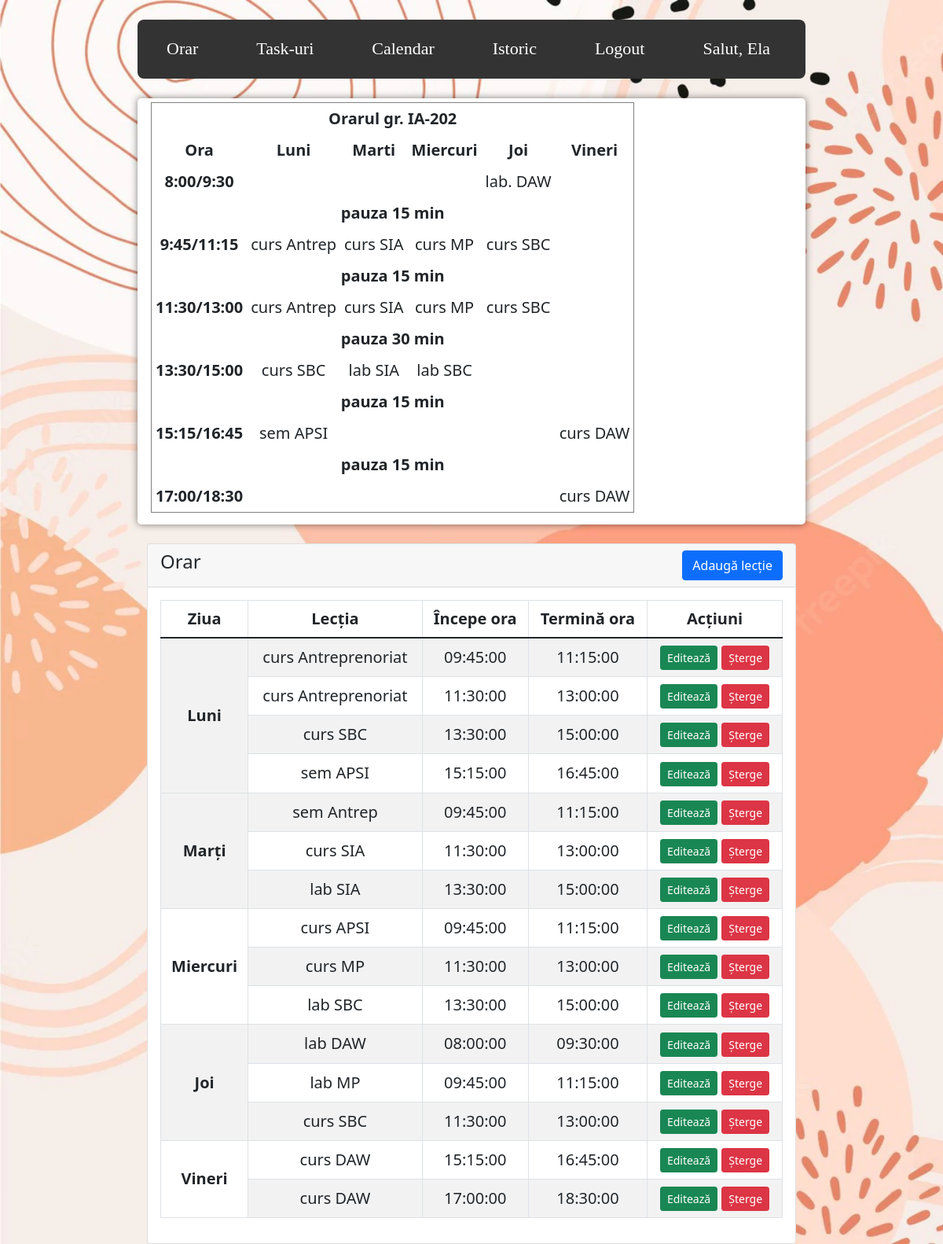
The app's page /log_reg/php/home.php (signed in) with its own data.
### tables this page shows
CREATE TABLE `lectii` (
  `id_lectie` int(11) NOT NULL,
  `ziua` varchar(255) NOT NULL,
  `lectia` varchar(255) NOT NULL,
  `start_hour` time NOT NULL,
  `end_hour` time NOT NULL
);

### log_reg/php/home.php (the view, shortened to what this page needs)
<?php
require '../../php/conectare.php';
if (isset($_SESSION['id']) && isset($_SESSION['user_name'])) {
 ?>
<!DOCTYPE html>
<html lang="en">
<head>
    <link href="../stylee.css" rel="stylesheet">
    <link href="https://cdn.jsdelivr.net/npm/bootstrap@5.1.3/dist/css/bootstrap.min.css" rel="stylesheet">
</head>
<body >
<?php require 'navbar.php'; ?>
  <div id="content2" >
    <div id="content" >
    <table  border=1 cellspacing="0" >
        <tr>
         <th colspan="6"> Orarul gr. IA-202</th>
        </tr>
        <tr>
         <th> Ora </th>
         <th> Luni </th>
         <th> Marti </th>
         <th> Miercuri </th>
         <th> Joi</th>
         <th> Vineri </th>
        </tr>
        <tr>
         <th> 8:00/9:30 </th>
         <td>  </td>
         <td> </td>
         <td></td>
         <td> lab. DAW </td>
         <td> </td>
        </tr>
        <tr>
            <th colspan="6"> pauza 15 min </th>
        </tr>
        <tr>
         <th> 9:45/11:15 </th>
         <td> curs Antrep </td>
         <td> curs SIA</td>
         <td> curs MP</td>
         <td> curs SBC </td>
         <td> </td>
        </tr>
        <tr>
            <th colspan="6"> pauza 15 min </th>
        </tr>
           <tr>
            <th> 11:30/13:00 </th>
            <td>curs Antrep</td>
            <td>curs SIA</td>
            <td>curs MP</td>
            <td>curs SBC</td>
            <td></td>
           </tr>
           <tr>
            <th colspan="6"> pauza 30 min </th>
           </tr>
           <tr>
            <th> 13:30/15:00 </th>
            <td>curs SBC</td>
            <td>lab SIA</td>
            <td>lab SBC</td>
            <td></td>
            <td></td>
           </tr>
           <tr>
            <th colspan="6"> pauza 15 min </th>
           </tr>
           <tr>
            <th> 15:15/16:45 </th>
            <td>sem APSI</td>
            <td></td>
            <td></td>
            <td></td>
            <td>curs DAW</td>
           </tr>
           <tr>
            <th colspan="6"> pauza 15 min </th>
           </tr>
           <tr>
            <th> 17:00/18:30 </th>
            <td></td>
            <td></td>
            <td></td>
            <td></td>
            <td> curs DAW</td>
           </tr>
        </table>
    </div>
 <div>
<div class="container mt-4">
<div class="row">
    <div class="col-md-12">
        <div class="card">
            <div class="card-header">
                <h4>Orar
                    <a href="../../crud/lectie-create.php" class="btn btn-primary float-end">Adaugă lecție</a>
                </h4>
            </div>
            <div class="card-body">
                <table cellspacing="2" style="vertical-align: middle;" class="table table-bordered table-striped">
                    <thead >
                        <tr>
                            <th>Ziua</th>
                            <th>Lecția</th>
                            <th>Începe ora</th>
                            <th>Termină ora</th>
                            <th>Acțiuni</th>
                        </tr>
                    </thead>
                    <tbody >
                        <?php
                            $zi=array("Luni", "Marți", "Miercuri", "Joi", "Vineri", "Sâmbătă", "Duminică");
                            for ($x = 0; $x < 7; $x++) {
                                $query = "SELECT * FROM lectii WHERE ziua = '$zi[$x]' ORDER BY start_hour;";
                                $query_run = mysqli_query($conn, $query);
                                $rowcount = mysqli_num_rows($query_run);
                                echo'
                                 <td style="font-weight:bold; " rowspan= "' .$rowcount;
                                 if ($rowcount==0) {continue;}
                                 echo ' " > '.$zi[$x]; echo '</td> ' ?> <?php
                                if(mysqli_num_rows($query_run) > 0)
                                {
                                    foreach($query_run as $lectii)
                                    {
                                        ?>
                                            <td><?= $lectii['lectia']; ?></td>
                                            <td><?= $lectii['start_hour']; ?></td>
                                            <td><?= $lectii['end_hour']; ?></td>
                                            <td>
                                                <a href="../../crud/lectie-edit.php?id_lectie=<?= $lectii['id_lectie']; ?>" class="btn btn-success btn-sm">Editează</a>
                                                <form action="../../crud/code.php" method="POST" class="d-inline">
                                                    <button type="submit" name="delete_lectie" value="<?=$lectii['id_lectie'];?>" class="btn btn-danger btn-sm">Șterge</button>
                                                </form>
                                            </td>
                                        <?php
                                    }
                                }
                                else
                                {
                                    echo "<h5> Nu au fost găsite înregistrări </h5>";
                                }
                            }
                        ?>
 </div>
</div>
</body>
</html>
<?php
}else{
     header("Location: index.php");
     exit();
}
 ?>

### log_reg/stylee.css (style rules this page uses)
body { background-image: url('../img/bg.jpg'); background-repeat: no-repeat; background-size: auto; background-attachment: fixed; background-size: cover; }
table { border-collapse: collapse; }
th { padding: 5px; font-size: 15pt; }
td { padding: 5px; font-size: 15pt; }
#content { border-top: 20px; border-radius: 5px; padding-top: 5px; padding-left: 2%; padding-right: 2%; padding-bottom: 15px; width: 850px; margin:0 auto; box-shadow: 0 0 10px rgba(0,0,0,0.5); background-color: white; margin-top: 25px; }
#content2 { width: 850px; margin:0 auto; margin-top: 25px; }
table { text-align: center; vertical-align: middle; }

### records on screen
lectii: lectia "curs Antreprenoriat", start_hour "09:45:00", end_hour "11:15:00", $lectii['id_lectie'] 82 (drawn)
lectii: lectia "curs Antreprenoriat", start_hour "11:30:00", end_hour "13:00:00", $lectii['id_lectie'] 64 (drawn)
lectii: lectia "curs SBC", start_hour "13:30:00", end_hour "15:00:00", $lectii['id_lectie'] 4 (drawn)
lectii: lectia "sem APSI", start_hour "15:15:00", end_hour "16:45:00", $lectii['id_lectie'] 65 (drawn)
lectii: lectia "sem Antrep", start_hour "09:45:00", end_hour "11:15:00", $lectii['id_lectie'] 6 (drawn)
lectii: lectia "curs SIA", start_hour "11:30:00", end_hour "13:00:00", $lectii['id_lectie'] 63 (drawn)
lectii: lectia "lab SIA", start_hour "13:30:00", end_hour "15:00:00", $lectii['id_lectie'] 66 (drawn)
lectii: lectia "curs APSI", start_hour "09:45:00", end_hour "11:15:00", $lectii['id_lectie'] 17 (drawn)
lectii: lectia "curs MP", start_hour "11:30:00", end_hour "13:00:00", $lectii['id_lectie'] 21 (drawn)
lectii: lectia "lab SBC", start_hour "13:30:00", end_hour "15:00:00", $lectii['id_lectie'] 67 (drawn)
lectii: lectia "lab DAW", start_hour "08:00:00", end_hour "09:30:00", $lectii['id_lectie'] 38 (drawn)
lectii: lectia "lab MP", start_hour "09:45:00", end_hour "11:15:00", $lectii['id_lectie'] 68 (drawn)
lectii: lectia "curs SBC", start_hour "11:30:00", end_hour "13:00:00", $lectii['id_lectie'] 69 (drawn)
lectii: lectia "curs DAW", start_hour "15:15:00", end_hour "16:45:00", $lectii['id_lectie'] 19 (drawn)
lectii: lectia "curs DAW", start_hour "17:00:00", end_hour "18:30:00", $lectii['id_lectie'] 70 (drawn)

### other values on screen
$_SESSION['name'] "Ela"
$zi[$x] "Luni"
$zi[$x] "Marți"
$zi[$x] "Miercuri"
$zi[$x] "Joi"
$zi[$x] "Vineri"
